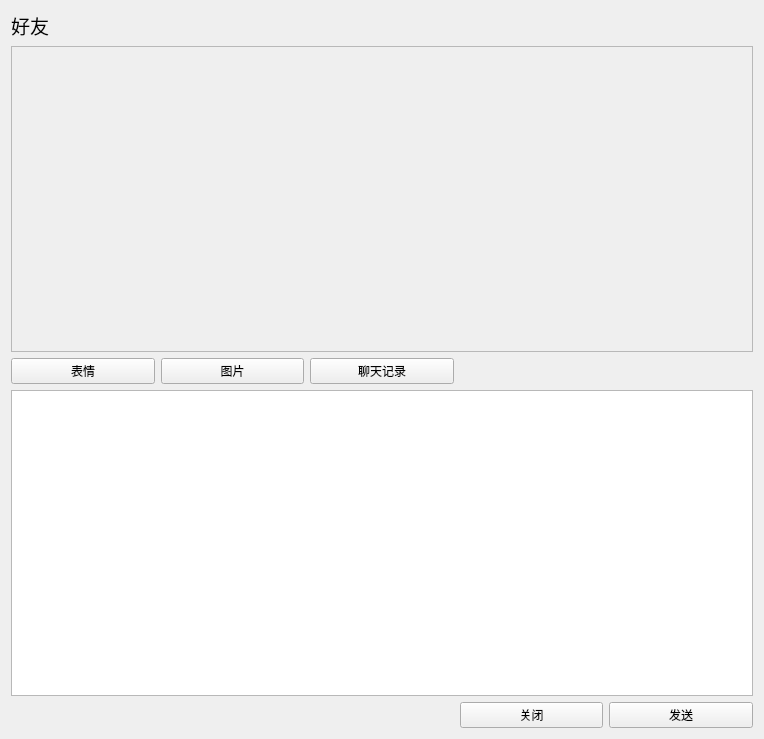
<?xml version="1.0" encoding="UTF-8"?>
<ui version="4.0">
 <class>SingleChat</class>
 <widget class="QWidget" name="SingleChat">
  <property name="geometry">
   <rect>
    <x>0</x>
    <y>0</y>
    <width>764</width>
    <height>739</height>
   </rect>
  </property>
  <property name="windowTitle">
   <string>Form</string>
  </property>
  <layout class="QGridLayout" name="gridLayout">
   <item row="3" column="0" colspan="5">
    <widget class="QPlainTextEdit" name="plainTextEdit">
     <property name="plainText">
      <string/>
     </property>
    </widget>
   </item>
   <item row="1" column="0" colspan="5">
    <widget class="QScrollArea" name="scrollArea">
     <property name="widgetResizable">
      <bool>true</bool>
     </property>
     <widget class="QWidget" name="scrollAreaWidgetContents">
      <property name="geometry">
       <rect>
        <x>0</x>
        <y>0</y>
        <width>744</width>
        <height>313</height>
       </rect>
      </property>
     </widget>
    </widget>
   </item>
   <item row="2" column="0">
    <widget class="QPushButton" name="pushButton_3">
     <property name="text">
      <string>表情</string>
     </property>
    </widget>
   </item>
   <item row="2" column="2">
    <widget class="QPushButton" name="pushButton_5">
     <property name="text">
      <string>聊天记录</string>
     </property>
    </widget>
   </item>
   <item row="4" column="4">
    <widget class="QPushButton" name="pushButton">
     <property name="text">
      <string>发送</string>
     </property>
    </widget>
   </item>
   <item row="0" column="0">
    <widget class="QLabel" name="label">
     <property name="text">
      <string>&lt;html&gt;&lt;head/&gt;&lt;body&gt;&lt;p&gt;&lt;span style=&quot; font-size:14pt;&quot;&gt;好友&lt;/span&gt;&lt;/p&gt;&lt;/body&gt;&lt;/html&gt;</string>
     </property>
     <property name="textFormat">
      <enum>Qt::AutoText</enum>
     </property>
    </widget>
   </item>
   <item row="2" column="1">
    <widget class="QPushButton" name="pushButton_4">
     <property name="text">
      <string>图片</string>
     </property>
    </widget>
   </item>
   <item row="4" column="3">
    <widget class="QPushButton" name="pushButton_2">
     <property name="text">
      <string>关闭</string>
     </property>
    </widget>
   </item>
  </layout>
 </widget>
 <resources/>
 <connections/>
</ui>
